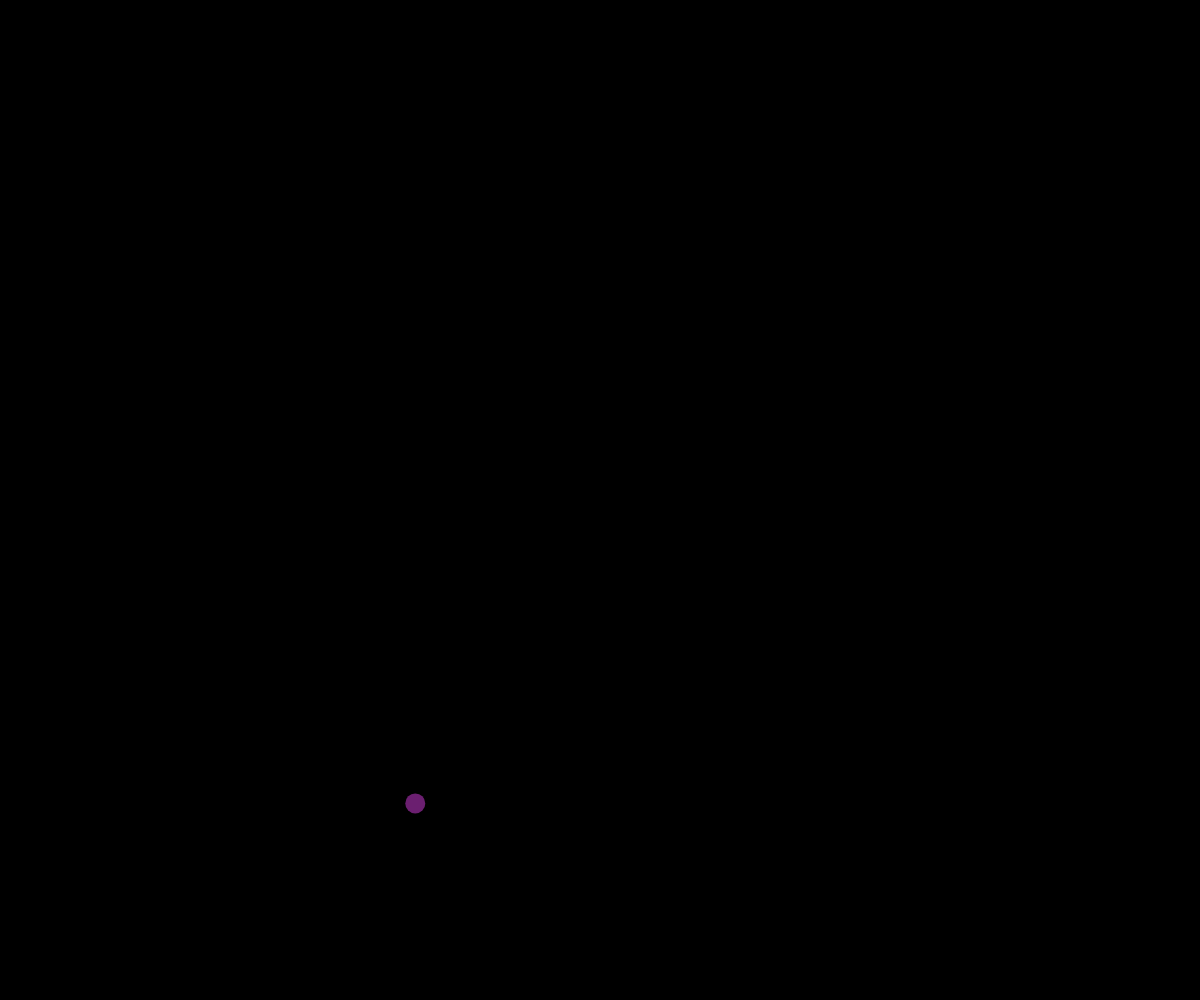
Frame 1 (no input)
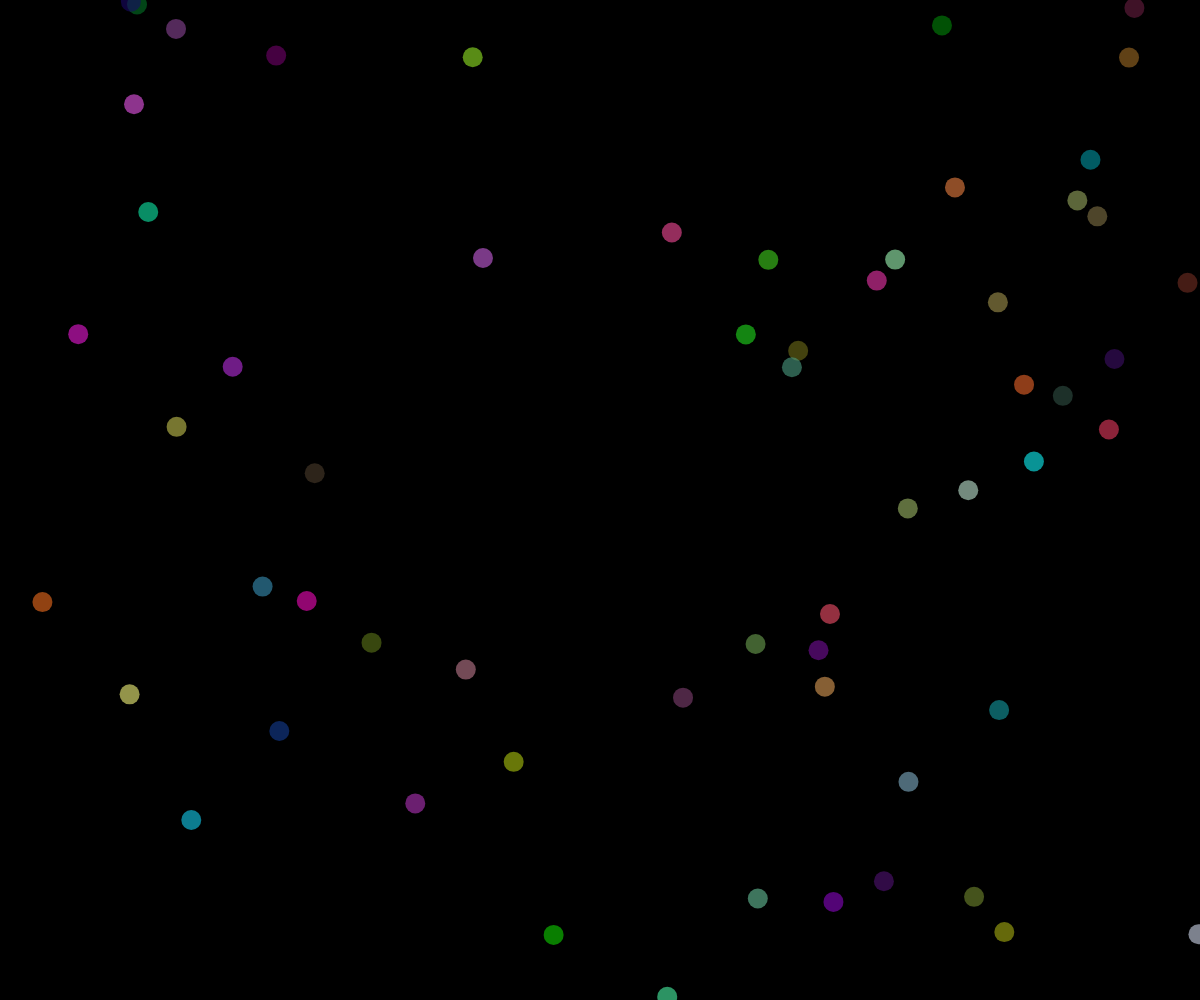
Frame 60 (no input)
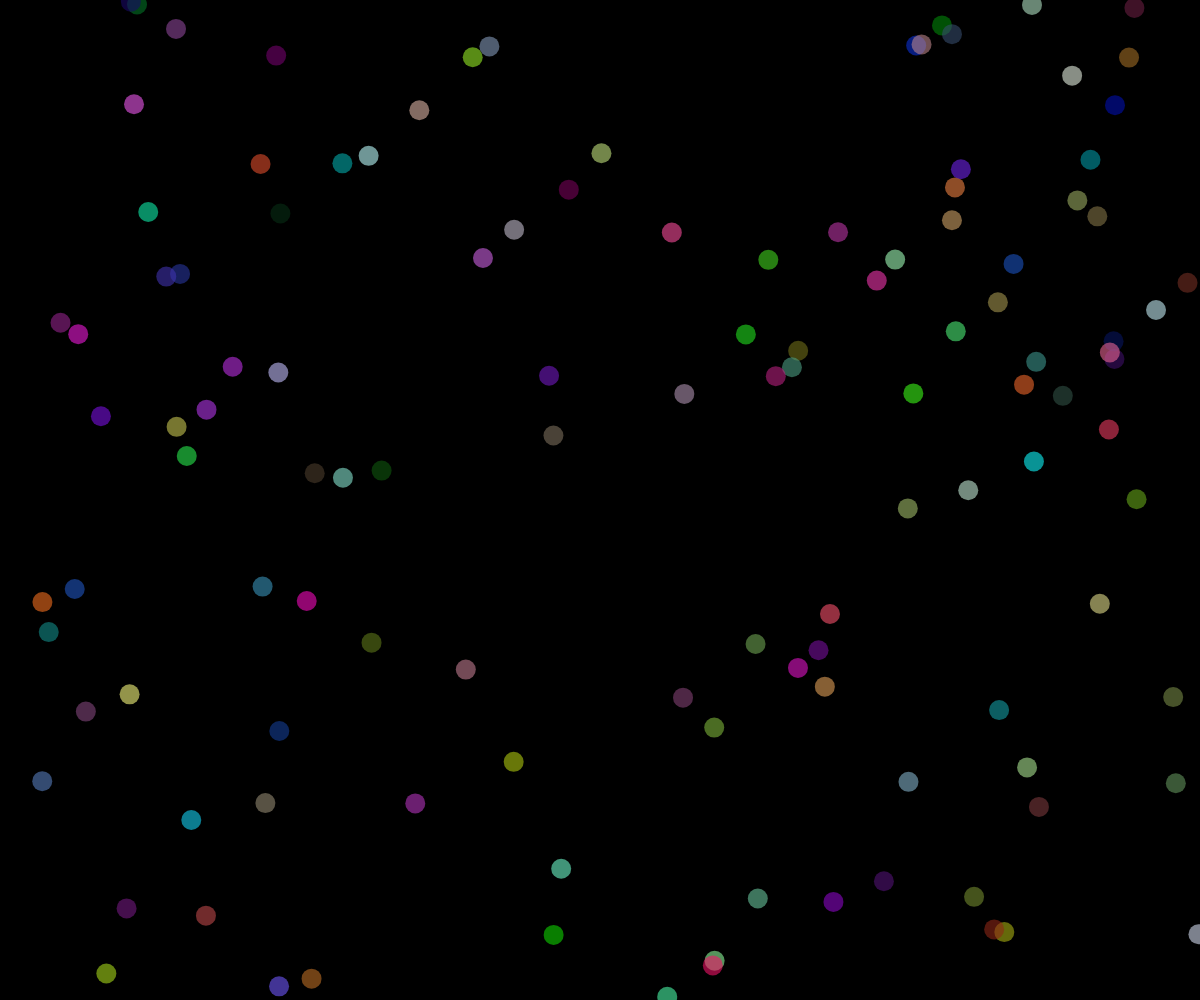
Frame 120 (the mouse pressed at the canvas centre since frame 60)

The p5.js sketch that drew these frames (run headless with seeded random() and noise() and a simulated clock; from frame 60 on, the mouse is pressed at the canvas centre):

// p5.js sketch
// ── sketch.js
let x, y, r, g, b;

function setup() {
  createCanvas(windowWidth, windowHeight);
  background(0);
}

function draw() {
  r = random(255);
  g = random(255);
  b = random(255);
  x = random(width);
  y = random(height);
  fill(r, g, b, 150);
  noStroke();
  circle(x, y, 20);
}

function mouseClicked() {
  background(0);
}
